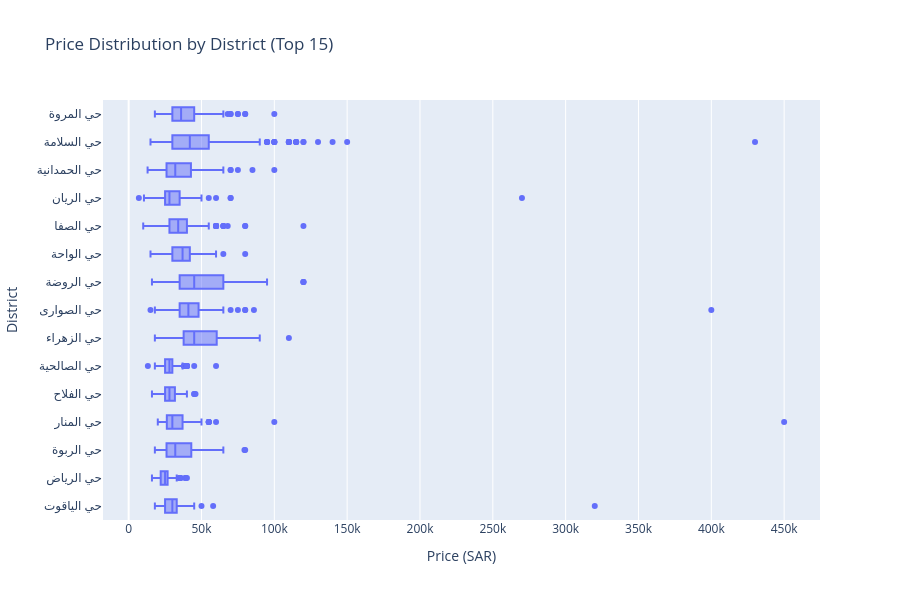

Notebook code cell kept with this figure:
### Code cell
# Chart 2: Price by District (top 15) - using Plotly for Arabic text
top15 = df['district'].value_counts().head(15).index.tolist()
df_top15 = df[df['district'].isin(top15)]

fig = px.box(df_top15, x='price', y='district', orientation='h',
             title='Price Distribution by District (Top 15)',
             labels={'price': 'Price (SAR)', 'district': 'District'},
             category_orders={'district': top15})
fig.update_layout(height=600, width=900)
fig.show()

### Figure 1 — Plotly figure (JSON) as saved in the notebook; plotly's stock layout.template omitted (floating-point values rounded to 4 significant figures; data arrays with more than 128 entries replaced by an {"elided": "..."} marker saying what was removed)
{"data": [{"alignmentgroup": "True", "hovertemplate": "Price (SAR)=%{x}<br>District=%{y}<extra></extra>", "legendgroup": "", "marker": {"color": "#636efa"}, "name": "", "notched": false, "offsetgroup": "", "orientation": "h", "showlegend": false, "type": "box", "x": {"elided": "3809 int values"}, "x0": " ", "xaxis": "x", "y": {"elided": "3809 str values"}, "y0": " ", "yaxis": "y"}], "layout": {"boxmode": "group", "height": 600, "legend": {"tracegroupgap": 0}, "title": {"text": "Price Distribution by District (Top 15)"}, "width": 900, "xaxis": {"anchor": "y", "domain": [0.0, 1.0], "title": {"text": "Price (SAR)"}}, "yaxis": {"anchor": "x", "categoryarray": ["حي الياقوت", "حي الرياض", "حي الربوة", "حي المنار", "حي الفلاح", "حي الصالحية", "حي الزهراء", "حي الصوارى", "حي الروضة", "حي الواحة", "حي الصفا", "حي الريان", "حي الحمدانية", "حي السلامة", "حي المروة"], "categoryorder": "array", "domain": [0.0, 1.0], "title": {"text": "District"}}}}
